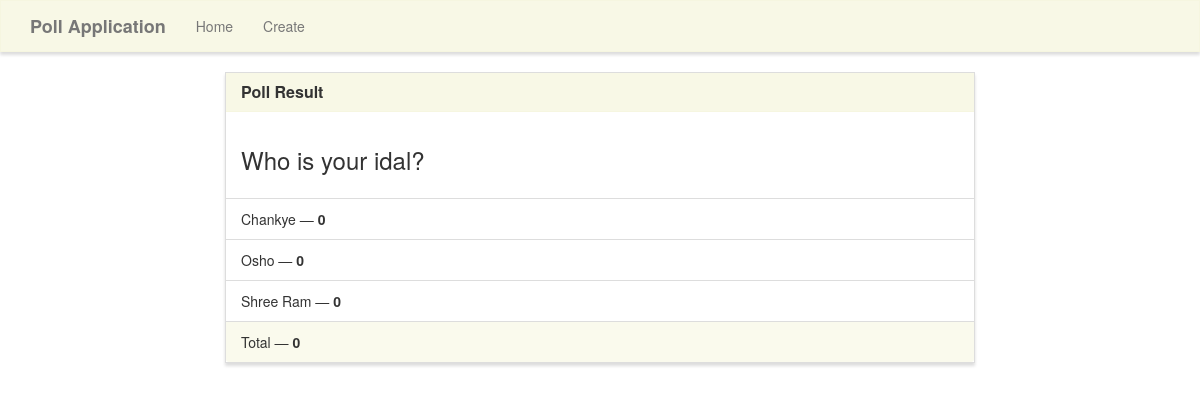
/results/3/, run on the app's committed database.
### poll/models.py (models this page shows)
class Poll(models.Model):
    question = models.TextField()
    option_one = models.CharField(max_length=300)
    option_two = models.CharField(max_length=300)
    option_three = models.CharField(max_length=300)
    option_one_count = models.IntegerField(default=0)
    option_two_count = models.IntegerField(default=0)
    option_three_count = models.IntegerField(default=0)

### poll/views.py (the view)
# urls.py: path('results/<poll_id>/', poll_views.results, name='results'),
def results(request, poll_id):
    poll = Poll.objects.get(pk=poll_id)
    context = {
        'poll' : poll
    }
    return render(request, 'poll/results.html', context)

### poll/templates/poll/results.html (shortened to what this page needs)
{% extends "poll/base.html" %}
{% block main %}
<div class="row">
    <div class="col-lg-8 col-lg-offset-2">
        <div class="panel panel-default">
            <div class="panel-heading">
                <h3 class="panel-title">Poll Result</h3>
            </div>
            <div class="panel-body">
                <h3>{{ poll.question }}</h3>
            </div>
<ul class="list-group">
    <li class="list-group-item mb-2">{{ poll.option_one }} — <strong>{{ poll.option_one_count }}</strong></li>
    <li class="list-group-item mb-2">{{ poll.option_two }} — <strong>{{ poll.option_two_count }}</strong></li>
    <li class="list-group-item mb-2">{{ poll.option_three }} — <strong>{{ poll.option_three_count }}</strong></li>
</ul>
            <div class="panel-footer">
                Total &mdash; <strong>{{ poll.option_one_count|add:poll.option_two_count|add:poll.option_three_count }} </strong>
            </div>
        </div>
    </div>
</div>
{% endblock %}

### poll/static/style.css (style rules this page uses)
.navbar-default, .btn, .form-control, .panel { border-radius: 0; }
.panel-default > .panel-heading { color: #333; background-color: rgba(245, 245, 220, .7); border-color: rgba(245, 245, 220, .6); border-top-left-radius: 0; border-top-right-radius: 0; }
.panel-footer { background-color: rgba(245, 245, 220, .5); border-color: rgba(245, 245, 220, .4); }
.panel { box-shadow: 0px 3px 3px 0px #ddd; }
a.navbar-brand, .panel-title { font-weight: bolder; }

### data on the page
Poll: question "Who is your idal?", option_one "Chankye", option_one_count "0", option_two "Osho", option_two_count "0", option_three "Shree Ram", option_three_count "0", option_one_count|add "0"
